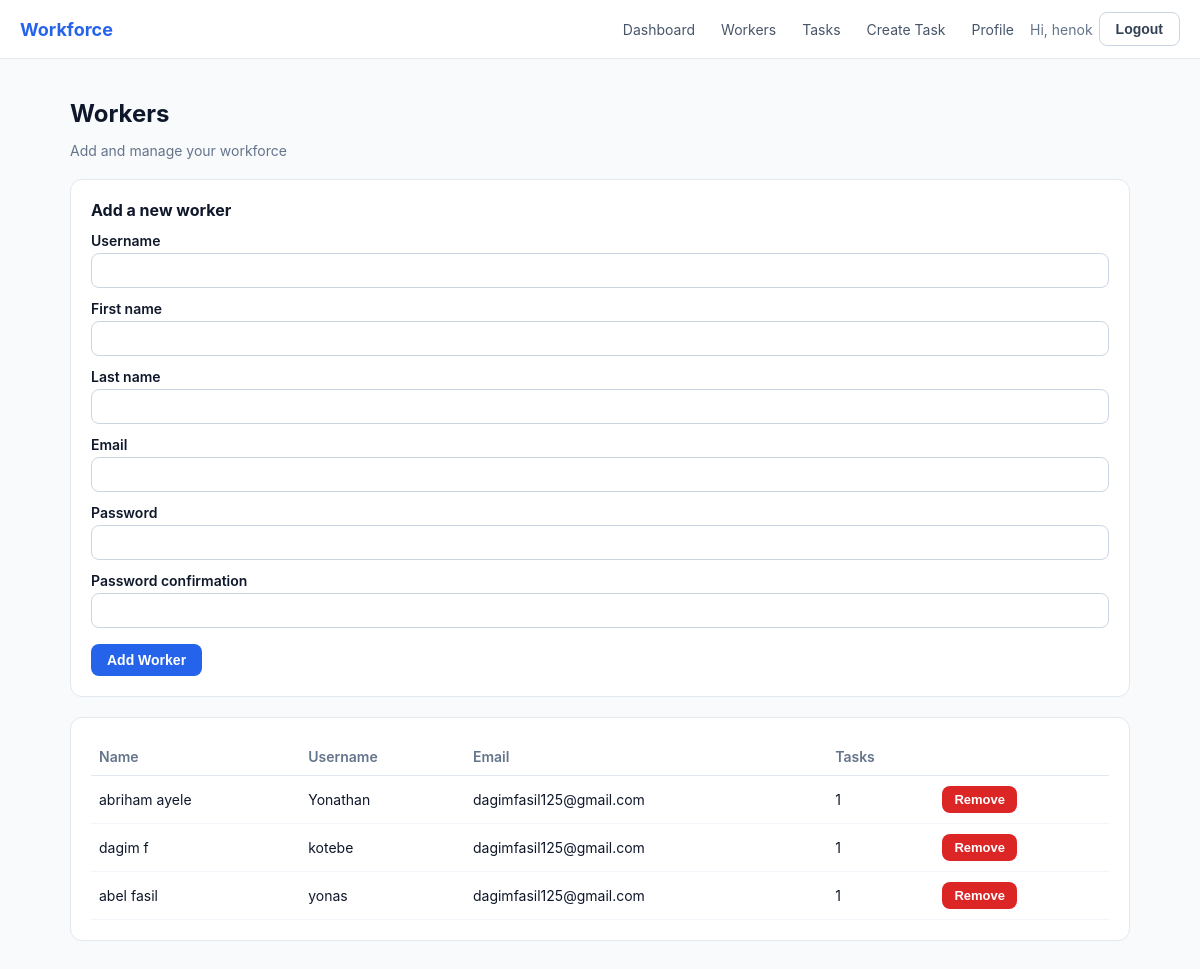
Screenshot of /admin-panel/workers/ (signed in) with the database file from the repository.
### core/models.py (models this page shows, shortened)
class User(AbstractUser):
    class Role(models.TextChoices):
        ADMIN = "ADMIN", "Admin"
        WORKER = "WORKER", "Worker"
    role = models.CharField(max_length=10, choices=Role.choices, default=Role.WORKER)

### core/views.py (the view)
# urls.py: path("admin-panel/workers/", views.worker_list, name="worker_list"),
@user_passes_test(is_admin, login_url="login")
def worker_list(request):
    if request.method == "POST":
        form = WorkerCreationForm(request.POST)
        if form.is_valid():
            form.save()
            messages.success(request, "Worker added successfully.")
            return redirect("worker_list")
    else:
        form = WorkerCreationForm()
    workers = User.objects.filter(role=User.Role.WORKER)
    return render(request, "core/worker_list.html", {"workers": workers, "form": form})

### core/forms.py (shortened to what this page needs)
class WorkerCreationForm(UserCreationForm):
    email = forms.EmailField(required=True)
    class Meta:
        model = User
        fields = ["username", "first_name", "last_name", "email", "password1", "password2"]

### core/views.py (called while the page is built)
def is_admin(user):
    return user.is_authenticated and user.role == User.Role.ADMIN

### core/templates/core/worker_list.html (shortened to what this page needs)
{% extends "core/base.html" %}
{% block content %}
<h1>Workers</h1>
<p class="subtitle">Add and manage your workforce</p>
<div class="card">
  <strong>Add a new worker</strong>
  <form method="post" style="margin-top:10px;">
    {% for field in form %}
      <label for="{{ field.id_for_label }}">{{ field.label }}</label>
      {{ field }}
    {% endfor %}
    <button type="submit" class="btn btn-primary" style="margin-top:16px;">Add Worker</button>
  </form>
</div>
<div class="card">
  {% if workers %}
  <table>
    <thead><tr><th>Name</th><th>Username</th><th>Email</th><th>Tasks</th><th></th></tr></thead>
    <tbody>
      {% for w in workers %}
      <tr>
        <td>{{ w.get_full_name|default:"-" }}</td>
        <td>{{ w.username }}</td>
        <td>{{ w.email }}</td>
        <td>{{ w.tasks.count }}</td>
        <td>
          <form method="post" action="{% url 'worker_delete' w.pk %}" onsubmit="return confirm('Remove this worker and all their tasks?');">
            <button type="submit" class="btn btn-danger">Remove</button>
          </form>
        </td>
      </tr>
      {% endfor %}
    </tbody>
  </table>
  {% else %}
  <p class="muted">No workers added yet.</p>
  {% endif %}
</div>
{% endblock %}

### core/templates/core/base.html (shortened to what this page needs)
{% load static %}
<!DOCTYPE html>
<html lang="en">
<head>
  <link rel="stylesheet" href="{% static 'core/style.css' %}">
</head>
<body>
{% if user.is_authenticated %}
<nav class="navbar">
  <span class="brand">Workforce</span>
  <div class="links">
    {% if user.role == "ADMIN" %}
      <a href="{% url 'admin_dashboard' %}">Dashboard</a>
      <a href="{% url 'worker_list' %}">Workers</a>
      <a href="{% url 'task_list' %}">Tasks</a>
      <a href="{% url 'task_create' %}">Create Task</a>
    {% else %}
      <a href="{% url 'worker_dashboard' %}">My Tasks</a>
    {% endif %}
    <a href="{% url 'profile' %}">Profile</a>
    <span class="muted">Hi, {{ user.first_name|default:user.username }}</span>
    <form action="{% url 'logout' %}" method="post" style="display:inline;">
      <button type="submit" class="btn btn-secondary">Logout</button>
    </form>
  </div>
</nav>
{% endif %}
<div class="container">
  {% block content %}{% endblock %}
</div>
</body>
</html>

### core/static/core/style.css (style rules this page uses)
* { box-sizing: border-box; }
body { margin: 0; font-family: -apple-system, Segoe UI, Roboto, Arial, sans-serif; background: #f8fafc; color: #0f172a; }
a { color: #2563eb; text-decoration: none; }
.navbar { background: #fff; border-bottom: 1px solid #e2e8f0; padding: 12px 20px; display: flex; justify-content: space-between; align-items: center; flex-wrap: wrap; gap: 10px; }
.navbar .brand { font-weight: 700; font-size: 18px; color: #2563eb; }
.navbar .links { display: flex; gap: 6px; align-items: center; flex-wrap: wrap; }
.navbar .links a { padding: 6px 10px; border-radius: 8px; color: #475569; font-size: 14px; }
.container { max-width: 1100px; margin: 0 auto; padding: 24px 20px; }
.card { background: #fff; border: 1px solid #e2e8f0; border-radius: 12px; padding: 20px; margin-bottom: 20px; }
h1 { font-size: 24px; margin-bottom: 4px; }
.subtitle { color: #64748b; font-size: 14px; margin-bottom: 20px; }
table { width: 100%; border-collapse: collapse; font-size: 14px; }
th, td { text-align: left; padding: 10px 8px; border-bottom: 1px solid #f1f5f9; }
th { color: #64748b; font-weight: 600; border-bottom: 1px solid #e2e8f0; }
.btn { display: inline-block; padding: 8px 16px; border-radius: 8px; font-size: 14px; font-weight: 600; border: none; cursor: pointer; }
.btn-primary { background: #2563eb; color: #fff; }
.btn-secondary { background: #fff; color: #334155; border: 1px solid #cbd5e1; }
.btn-danger { background: #dc2626; color: #fff; padding: 6px 12px; font-size: 13px; }
label { display: block; font-size: 14px; font-weight: 600; margin: 12px 0 4px; }
input, select, textarea { width: 100%; padding: 8px 10px; border: 1px solid #cbd5e1; border-radius: 8px; font-size: 14px; font-family: inherit; }
.muted { color: #64748b; font-size: 14px; }

### rows the page displays
User: first_name "henok"
User: get_full_name "abriham ayele", username "Yonathan", email "dagimfasil125@gmail.com", tasks.count "1"
User: get_full_name "dagim f", username "kotebe", email "dagimfasil125@gmail.com", tasks.count "1"
User: get_full_name "abel fasil", username "yonas", email "dagimfasil125@gmail.com", tasks.count "1"

### other values shown
{{ field.label }} "Username" "First name" "Last name" "Email" "Password" "Password confirmation"
